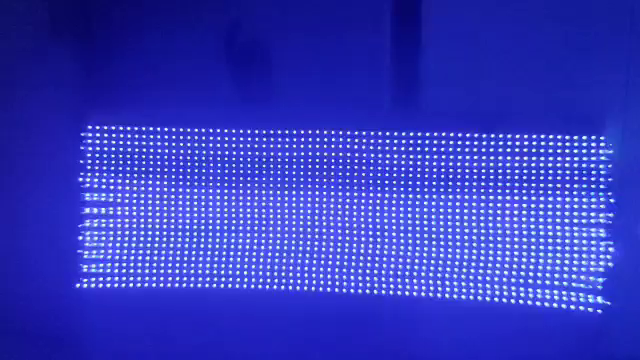
#> input picture frame 58 of night.mp4, 640 x 360 px
$ python Test1.py
#> lines starting #> are read from the running program, lines starting #| are printed output that depends on the picture; after the words box and inside, x2 and y2 are one past the last pixel; in counts of white or black regions, pixels touching at a corner belong together
import cv2
import numpy as np
import os


class VideoAnalyzer:

    def __init__(self, video_path):

        # ==========================================================
        # VIDEO
        # ==========================================================
#> in run, frame is the input picture: shape (360, 640, 3); mean B, G, R 189.6, 57.3, 51.2
        self.video_path = video_path
        self.cap = cv2.VideoCapture(video_path)

        if not self.cap.isOpened():
            print("ERROR: Could not open video!")
            print("Path:", os.path.abspath(video_path))
            print("File exists:", os.path.exists(video_path))
            return

        print("Video opened successfully!")

        self.current_frame_idx = 0
        self.is_paused = False
        self.current_frame = None
        self.current_roi = None
        self.current_roi_origin = (0, 0)

        # ==========================================================
        # ROI
        # ==========================================================
        self.roi = None
        self.is_roi_selected = False

        # ==========================================================
        # FROZEN ROI
        # ==========================================================
        self.frozen_roi = None
        self.frozen_zoom = 4.0

        # ==========================================================
        # STABILIZATION
        # ==========================================================
        self.prev_gray = None
        self.camera_x = 0.0
        self.camera_y = 0.0

        self.smoothing = 0.92
        self.dead_zone = 0.15
        self.max_shift = 15.0

        # ==========================================================
        # DETECTION MODE
        # B = Brightness
        # C = Color
        # A = Brightness + Color
        # ==========================================================
        self.detection_mode = "B"

        # ==========================================================
        # COLORS - HSV
        # ==========================================================
        self.color_ranges = {
            "BLUE": (
                np.array([100, 60, 35], dtype=np.uint8),
                np.array([140, 255, 255], dtype=np.uint8)
            ),

            "GREEN": (
                np.array([35, 55, 35], dtype=np.uint8),
                np.array([88, 255, 255], dtype=np.uint8)
            ),

            "TURQUOISE": (
                np.array([80, 45, 35], dtype=np.uint8),
                np.array([105, 255, 255], dtype=np.uint8)
            ),

            "YELLOW": (
                np.array([15, 55, 35], dtype=np.uint8),
                np.array([40, 255, 255], dtype=np.uint8)
            ),

            "RED1": (
                np.array([0, 55, 35], dtype=np.uint8),
                np.array([12, 255, 255], dtype=np.uint8)
            ),

            "RED2": (
                np.array([168, 55, 35], dtype=np.uint8),
                np.array([179, 255, 255], dtype=np.uint8)
            )
        }

        # ==========================================================
        # BRIGHTNESS / PIXEL DETECTION
        # ==========================================================
        self.brightness_factor = 1.12
        self.local_brightness_offset = 18
        self.min_area = 2
        self.max_area = 100000

        # Small colored/bright pixels are intentionally preserved.
        self.morph_kernel = np.ones((2, 2), np.uint8)

        # ==========================================================
        # ARRAYS
        # ==========================================================
        self.detected_objects = []
        self.manual_points = []

        # Deleted automatic detections are stored by CENTER,
        # so a slightly changing bounding box will still remain deleted.
        self.deleted_objects = []

        # ==========================================================
        # MANUAL MODES
        # ==========================================================
        self.manual_add_mode = False
        self.manual_delete_mode = False

        # ==========================================================
        # TEMPORAL FILTER
        # ==========================================================
        # Kept at 1 so small/moving pixels are not lost.
        self.previous_detections = []
        self.required_frames = 1

        # ==========================================================
        # ZOOM
        # ==========================================================
        self.zoom = 4.0
        self.main_zoom = 1.0

        # ==========================================================
        # LETTER MAPPING PANEL
        # ==========================================================
        self.selected_letter = "A"
        self.letter_panel_width = 420
        self.letter_canvas_size = 360
        self.letter_font = cv2.FONT_HERSHEY_SIMPLEX
        self.letter_font_scale = 10.0
        self.letter_thickness = 22

    # ==========================================================
    # BRIGHTNESS DETECTION
    # ==========================================================
    # [320 lines left out: functions detect_bright_pixels, detect_color, detect_objects, get_pixel_color, filter_detections, is_deleted_object, not called in this run]

    # ==========================================================
    # CAMERA STABILIZATION
    # ==========================================================
    def stabilize_frame(self, frame):

        try:

            gray = cv2.cvtColor(
                frame,
                cv2.COLOR_BGR2GRAY
            )
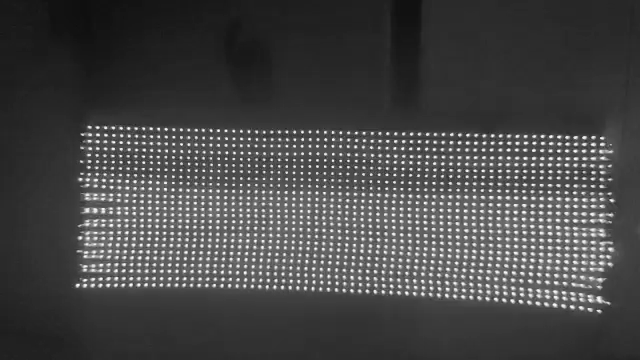
#> gray: shape (360, 640); min 15, max 255, mean 70.6

            if self.prev_gray is None:

                self.prev_gray = gray.copy()
                self.camera_x = 0.0
                self.camera_y = 0.0

                return frame

            previous_points = cv2.goodFeaturesToTrack(
                self.prev_gray,
                maxCorners=300,
                qualityLevel=0.01,
                minDistance=12,
                blockSize=7
            )

            if previous_points is None:

                self.prev_gray = gray.copy()
                return frame

            current_points, status, _ = cv2.calcOpticalFlowPyrLK(
                self.prev_gray,
                gray,
                previous_points,
                None,
                winSize=(21, 21),
                maxLevel=3,
                criteria=(
                    cv2.TERM_CRITERIA_EPS |
                    cv2.TERM_CRITERIA_COUNT,
                    30,
                    0.01
                )
            )

            if (
                current_points is None
                or status is None
            ):
                self.prev_gray = gray.copy()
                return frame

            valid = (
                status.ravel() == 1
            )

            good_previous = previous_points[valid]
            good_current = current_points[valid]

            if len(good_previous) < 10:

                self.prev_gray = gray.copy()
                return frame

            movement = (
                good_current -
                good_previous
            )

            dx_values = movement[:, 0]
            dy_values = movement[:, 1]

            dx_median = np.median(
                dx_values
            )

            dy_median = np.median(
                dy_values
            )

            # Remove outliers
            distance = np.sqrt(
                (dx_values - dx_median) ** 2 +
                (dy_values - dy_median) ** 2
            )

            good = (
                distance < 3.0
            )

            if np.sum(good) >= 8:

                dx = np.median(
                    dx_values[good]
                )

                dy = np.median(
                    dy_values[good]
                )

            else:

                dx = dx_median
                dy = dy_median

            dx = float(
                np.clip(
                    dx,
                    -self.max_shift,
                    self.max_shift
                )
            )

            dy = float(
                np.clip(
                    dy,
                    -self.max_shift,
                    self.max_shift
                )
            )

            if abs(dx) < self.dead_zone:
                dx = 0.0

            if abs(dy) < self.dead_zone:
                dy = 0.0

            self.camera_x = (
                self.smoothing * self.camera_x
                +
                (1 - self.smoothing) * dx
            )

            self.camera_y = (
                self.smoothing * self.camera_y
                +
                (1 - self.smoothing) * dy
            )

            matrix = np.float32([
                [1, 0, -self.camera_x],
                [0, 1, -self.camera_y]
            ])

            stabilized = cv2.warpAffine(
                frame,
                matrix,
                (
                    frame.shape[1],
                    frame.shape[0]
                ),
                flags=cv2.INTER_LINEAR,
                borderMode=cv2.BORDER_REFLECT
            )

            self.prev_gray = gray.copy()

            return stabilized

        except Exception as error:

            print(
                "Stabilization error:",
                error
            )

            return frame

    # ==========================================================
    # CONVERT MOUSE POSITION TO ORIGINAL VIDEO POSITION
    # ==========================================================
    # [445 lines left out: functions mouse_to_video_point, mouse_callback, draw_manual_point, print_coordinates, build_zoom_roi, not called in this run]

    # ==========================================================
    # LETTER MAPPING PANEL
    # ==========================================================
    def build_letter_panel(self, source_image):
        """Resize the video/ROI onto a 2-D canvas and clip it by the typed glyph."""
        panel_w = self.letter_panel_width
        panel_h = self.letter_canvas_size + 110
        panel = np.zeros((panel_h, panel_w, 3), dtype=np.uint8)
        panel[:] = (22, 22, 22)

        cv2.putText(panel, "LETTER VIEW", (18, 28), cv2.FONT_HERSHEY_SIMPLEX,
                    0.72, (235, 235, 235), 2, cv2.LINE_AA)
        cv2.putText(panel, f"Letter: {self.selected_letter}", (18, 57),
                    cv2.FONT_HERSHEY_SIMPLEX, 0.62, (0, 255, 255), 2, cv2.LINE_AA)
        cv2.putText(panel, "Type A-Z / a-z", (18, 82), cv2.FONT_HERSHEY_SIMPLEX,
                    0.48, (180, 180, 180), 1, cv2.LINE_AA)

        left, top = 30, 100
        right = min(left + self.letter_canvas_size, panel_w - 18)
        bottom = min(top + self.letter_canvas_size, panel_h - 18)
        cw, ch = right - left, bottom - top

        axis_color = (150, 150, 150)
        cv2.rectangle(panel, (left, top), (right, bottom), (70, 70, 70), 1)
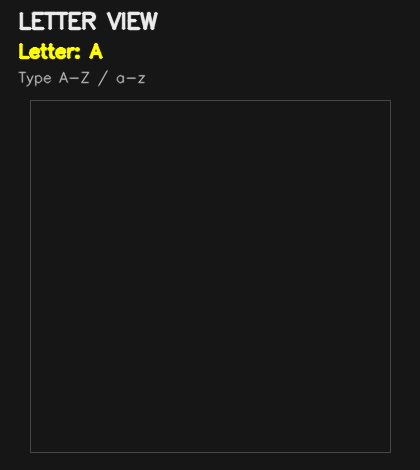
#> panel: shape (470, 420, 3); mean of channels 0, 1, 2 23.8, 24.6, 24.6; drawn as B, G, R
        cv2.line(panel, (left, bottom), (right, bottom), axis_color, 1)
        cv2.line(panel, (left, top), (left, bottom), axis_color, 1)
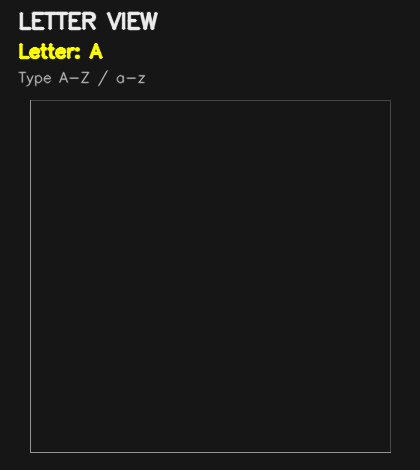
#> panel: shape (470, 420, 3); mean of channels 0, 1, 2 24.1, 24.9, 24.9; drawn as B, G, R
        cv2.putText(panel, "X", (right - 14, bottom - 8), cv2.FONT_HERSHEY_SIMPLEX,
                    0.42, axis_color, 1, cv2.LINE_AA)
#> panel: shape (470, 420, 3); 0.03% of pixels changed, all inside (x1, y1, x2, y2) = (376, 435, 385, 446)
        cv2.putText(panel, "Y", (left + 7, top + 16), cv2.FONT_HERSHEY_SIMPLEX,
                    0.42, axis_color, 1, cv2.LINE_AA)
#> panel: shape (470, 420, 3); mean of channels 0, 1, 2 24.1, 25, 25

        glyph = np.zeros((ch, cw), dtype=np.uint8)
        scale = self.letter_font_scale
        (tw, th), baseline = cv2.getTextSize(self.selected_letter, self.letter_font,
                                               scale, self.letter_thickness)
        while (tw > cw - 30 or th + baseline > ch - 30) and scale > 1.0:
            scale *= 0.90
            (tw, th), baseline = cv2.getTextSize(self.selected_letter, self.letter_font,
                                                   scale, self.letter_thickness)
        tx = max(5, (cw - tw) // 2)
        ty = max(th + 5, (ch + th) // 2)
        cv2.putText(glyph, self.selected_letter, (tx, ty), self.letter_font, scale,
                    255, self.letter_thickness, cv2.LINE_AA)

        if source_image is not None and source_image.size > 0:
            video = cv2.resize(source_image, (cw, ch), interpolation=cv2.INTER_NEAREST)
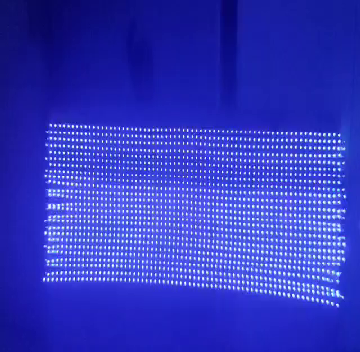
#> video: shape (352, 360, 3); mean B, G, R 189.6, 57.4, 51.3
        else:
            video = np.zeros((ch, cw, 3), dtype=np.uint8)

        # Original video mapped to panel X/Y and clipped by the letter.
        letter_view = cv2.bitwise_and(video, video, mask=glyph)
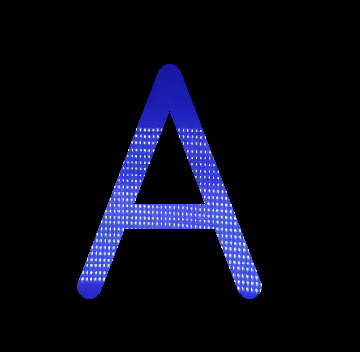
#> letter_view: shape (352, 360, 3); mean B, G, R 23, 9.3, 8.4
        outline = cv2.morphologyEx(glyph, cv2.MORPH_GRADIENT, np.ones((2, 2), np.uint8))
        letter_view = cv2.addWeighted(letter_view, 1.0,
                                      cv2.cvtColor(outline, cv2.COLOR_GRAY2BGR),
                                      0.35, 0)
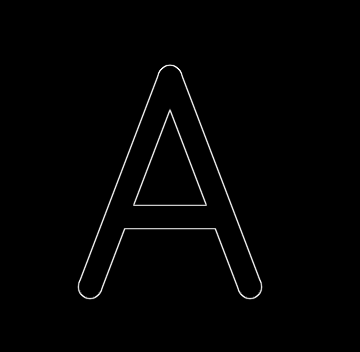
#> outline: shape (352, 360); min 0, max 255, mean 2.6
        panel[top:bottom, left:right] = letter_view

        cv2.drawMarker(panel, (left + cw // 2, top + ch // 2), (110, 110, 110),
                       cv2.MARKER_CROSS, 10, 1)
#> panel: shape (470, 420, 3); mean of channels 0, 1, 2 24.8, 17.1, 16.5
#> (the rest of the program and of its run is left out)
